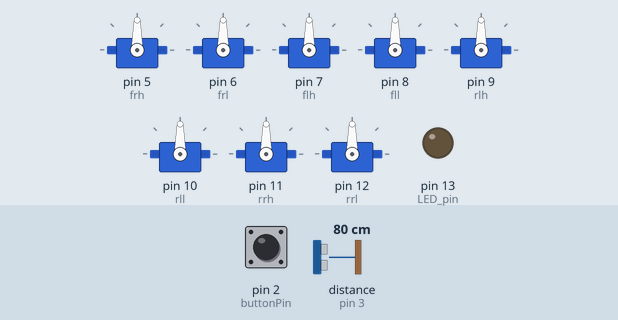
A sketch run on a simulated Arduino Uno, built with avr-gcc and run on an emulated ATmega328P. Shown: 8 × servo, output pins drawn as LEDs (lit = HIGH). Wiring (inferred from the names in the program): ultrasonic range finder: trigger pin 4; echo pin 3. The test bench sets the inputs (shaded band); at power-on: pin 2 (buttonPin) HIGH, distance to the obstacle (sensor on pin 3) 80 cm. The echo pulse lasts 58.3 µs per cm; pins used as bus, display or sensor lines are not drawn; what the sketch prints to the serial monitor is not drawn.

Above: at 2.2 s.
2.3 s: pin 2 (buttonPin) pulled LOW for 0.15 s
At 3.6 s:
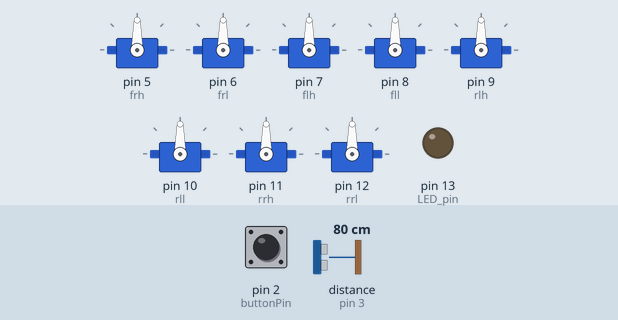
3.9 s: pin 2 (buttonPin) pulled LOW for 3.2 s
At 4.2 s:
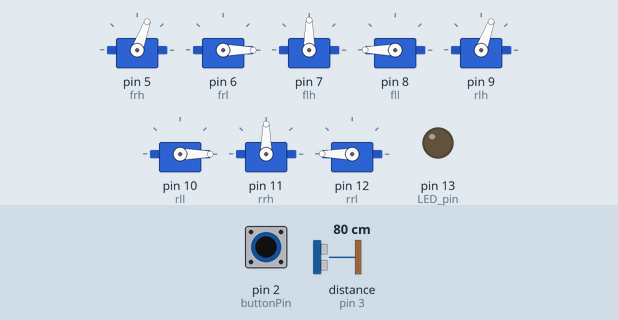
Timing chart, 0 to 8.6 s (numbered marks = the images above; inputs shaded):
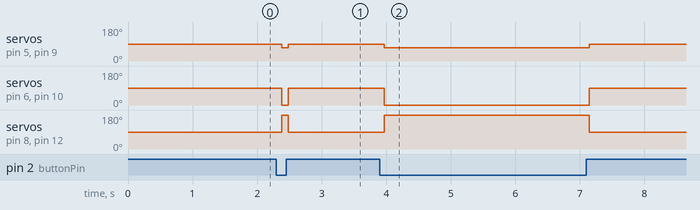

The sketch:

four_leg_robot_debug.ino
```cpp
/***************************************************/
/////////////////////////////////////////////////////
///                                               ///
///    Code for printed Mini 9G Quadruped         ///
///    http://www.thingiverse.com/thing:38159     ///
///    TheCase v.1 Dec2012                        ///
///                                               ///
///    derived from Chopstick Junior 1.0          ///
///    version 1.0.6                              ///
///    by Lutz Michaelis, November 2011           ///
///    more about this robot and contact form:    ///
///    http://letsmakerobots.com/node/29708       ///
///    powered by                                 ///
///    http://www.roboter-selbstgebaut.com        ///
/////////////////////////////////////////////////////

#include <Servo.h>
// set the names of the servos
/*
  frh = front right hip
  frl = front right leg
  flh = front left hip
  fll = front left leg
  rlh = rear left hip
  rll = rear left leg
  rrh = rear right hip
  rrl = rear right leg
  eye = sevor for sensor
*/
Servo frh;
Servo frl;
Servo flh;
Servo fll;
Servo rlh;
Servo rll;
Servo rrh;
Servo rrl;
Servo eye;

// set variables needed for some tasks

//set logical values for physical home position (cheap Chinese servos are cheap!)
int home_frh = 90;
int home_frl = 90;
int home_flh = 90;
int home_fll = 90;
int home_rlh = 90;
int home_rll = 90;
int home_rrh = 90;
int home_rrl = 90;

int b;
int x;
int w;
int up;
int up2;
int up3;
int down;
int down2;
int steps;
int rightsteps;
int leftsteps;
int back;
int pos;
int sensor = A0;
int distance = 0;

unsigned long echo = 0;
int ultraSoundPulse = 4; //trig
int ultraSoundEcho = 3; // Ultrasound signal pin
unsigned long ultrasoundValue = 0;
long echotime; //in micro seconds
const int buttonPin = 2;
int buttonState = 0;


void setup()
{
  pinMode(13, OUTPUT);  // LED pin
  pinMode(buttonPin, INPUT);
  // assign servos to pins and center servos
  frh.attach(5);
  frh.write(home_frh);
  frl.attach(6);
  frl.write(home_frl);
  flh.attach(7);
  flh.write(home_flh);
  fll.attach(8);
  fll.write(home_fll);
  rlh.attach(9);
  rlh.write(home_rlh);
  rll.attach(10);
  rll.write(home_rll);
  rrh.attach(11);
  rrh.write(home_rrh);
  rrl.attach(12);
  rrl.write(home_rrl);
  //
  //eyes
  Serial.begin(9600);
  pinMode(ultraSoundPulse, OUTPUT);
  pinMode(ultraSoundEcho, INPUT);
   digitalWrite(ultraSoundPulse, LOW);
  flatout();
  delay(1000);


}

void idle() // 程序延时(越大走的越慢)
{
  delay(100);
  }

void flatout() //舵机归中位
{
  frh.write(home_frh);
  frl.write(home_frl);
  flh.write(home_flh);
  fll.write(home_fll);
  rlh.write(home_rlh);
  rll.write(home_rll);
  rrh.write(home_rrh);
  rrl.write(home_rrl);
}
void standup()
{
  up2 = 0;
  up3 = 0;
  frh.write(home_frh - 20);
  flh.write(home_flh - 10);
  rlh.write(home_rlh + 30);
  rrh.write(home_rrh - 20);
  for (up = 0; up < 80; up++)
  {
    frl.write(up + home_frl);
    up2 = up2 - 1;
    fll.write(up2 + home_fll);
    delay(20);
  }

  for (up = 0; up < 90; up++)
  {
    rll.write(up + home_rll);
    up3 = up3 - 1;
    rrl.write(up3 + home_rrl);
    delay(15);
  }
}

void sleep()
{
  // hips
  frh.write(home_frh - 20);
  flh.write(home_flh);
  rlh.write(home_rlh - 20);
  rrh.write(home_rrh);
  // legs
  frl.write(home_frl - 90);
  fll.write(home_fll + 90);
  rll.write(home_rll - 90);
  rrl.write(home_rrl + 90);
}

void stand()
{
  frh.write(home_frh - 20);
  frl.write(home_frl + 80);
  delay(20);
  flh.write(home_flh - 10);
  fll.write(home_fll - 70);
  delay(20);
  rlh.write(home_rlh - 10);
  rll.write(home_rll + 80);
  delay(20);
  rrh.write(home_rrh - 20);
  rrl.write(home_rrl - 70);
  delay(20);
}

void forward()
{
  // lift front right leg, move front right hip forward and rear right hip backward, lower front right leg
  rll.write(home_rll + 50); // lower the diagonal opposite leg a bit to keep the balance
  frl.write(home_frl + 30); //orig 140
  idle();
  frh.write(home_frh - 45);
  rrh.write(home_rrh + 60); // orig 90
  idle();
  frl.write(home_frl + 80); //orig 170
  rll.write(home_rll + 60); //orig 170  //put the diagonal opposite leg down to keep the balance
  // lift rear left leg, move rear left hip forward and front right hip backward, lower rear left leg
  frl.write(home_frl + 80); //orig 140 //lower the diagonal opposite leg a bit to keep the balance
  rll.write(home_rll + 50);
  idle();
  rlh.write(home_rlh + 30); //orig 120
  frh.write(home_frh + 20);
  idle();
  rll.write(home_rll + 60); // orig 170
  fll.write(home_fll + 80); // put the diagonal opposite leg down to keep the balance
  // lift front left leg, move front left hip forward and rear left hip backward, lower front left leg
  rrl.write(home_rrl - 20); // orig 50  //lower the diagonal opposite leg a bit to keep the balance
  fll.write(home_fll - 40);
  idle();
  flh.write(home_flh + 60); //orig 110
  rlh.write(home_rlh - 50); //orig 60
  idle();
  fll.write(home_fll - 70);
  rrl.write(home_rrl - 70); // put the diagonal opposite leg down to keep the balance
  // lift rear right leg, move rear right hip forward and front left hip backward, lower rear right leg
  fll.write(home_fll - 40); // lower the diagonal opposite leg a bit to keep the balance
  rrl.write(home_rrl - 40);
  idle();
  rrh.write(home_rrh - 20); //orig 30
  flh.write(home_flh); //orig 50
  idle();
  rrl.write(home_rrl - 50); //orig 20
  fll.write(home_fll - 70); // orig 20 //put the diagonal opposite leg down to keep the balance
  idle();
}

void rightturn()
{
  // lift front right leg, move front right hip forward and rear right hip backward, lower front right leg
  frl.write(home_frl + 60);
  idle();
  frh.write(home_frh - 60);
  rrh.write(home_rrh);
  idle();
  frl.write(home_frl + 80);
  // lift rear left leg, move rear left hip forward and front right hip backward, lower rear left leg
  rll.write(home_rll + 60);
  idle();
  rlh.write(home_rlh + 40);
  frh.write(home_frh + 10);
  idle();
  rll.write(home_rll + 80);
  // lift front left leg, move front left hip forward and rear left hip backward, lower front left leg
  fll.write(home_fll - 50);
  idle();
  flh.write(home_flh + 40);
  rlh.write(home_rlh - 40);
  idle();
  fll.write(home_fll - 70);
  // lift rear right leg, move rear right hip forward and front left hip backward, lower rear right leg
  rrl.write(home_rrl - 30);
  idle();
  rrh.write(home_rrh - 20);
  flh.write(home_flh - 40);
  idle();
  rrl.write(home_rrl - 70);
  idle();
}

void leftturn()
{
  // lift front right leg, move front right hip forward and rear right hip backward, lower front right leg
  frl.write(home_frl + 60);
  idle();
  frh.write(home_frh - 60);
  rrh.write(home_rrh + 10);
  idle();
  frl.write(home_frl + 80);
  // lift rear left leg, move rear left hip forward and front right hip backward, lower rear left leg
  rll.write(home_rll + 60);
  idle();
  rlh.write(home_rlh);
  frh.write(home_frh + 30);
  idle();
  rll.write(home_rll + 80);
  // lift front left leg, move front left hip forward and rear left hip backward, lower front left leg
  fll.write(home_fll - 30);
  idle();
  flh.write(home_flh);
  rlh.write(home_rlh - 30);
  idle();
  fll.write(home_fll - 70);
  // lift rear right leg, move rear right hip forward and front left hip backward, lower rear right leg
  rrl.write(home_rrl - 30);
  idle();
  rrh.write(home_rrh - 60);
  flh.write(home_flh - 10);
  idle();
  rrl.write(home_rrl - 70);
  idle();
}

void backward()
{
  // lift front right leg, move front right hip backward and rear right hip forward, lower front right leg
  frl.write(home_frl + 60);
  idle();
  frh.write(home_frh + 10);
  rrh.write(home_rrh - 40);
  idle();
  frl.write(home_frl + 80);
  // lift rear left leg, move rear left hip backward and front right hip forward, lower rear left leg
  rll.write(home_rll + 40);
  idle();
  rlh.write(home_rlh - 30);
  frh.write(home_frh - 45);
  idle();
  rll.write(home_rll + 80);
  // lift front left leg, move front left hip backward and rear left hip forward, lower front left leg
  fll.write(home_fll - 50);
  idle();
  flh.write(home_flh - 20);
  rlh.write(home_rlh + 30);
  idle();
  fll.write(home_fll - 70);
  // lift rear right leg, move rear right hip backward and front left hip forward, lower rear right leg
  rrl.write(home_rrl - 30);
  idle();
  rrh.write(home_rrh + 20);
  flh.write(home_flh + 20);
  idle();
  rrl.write(home_rrl - 70);
  idle();
}

void laydown() // lay down
{
  frh.write(home_frh - 20);
  flh.write(home_flh - 10);
  for (down = 80; down > 0; down = down - 1) {
    frl.write(home_frl + down);
    down2 = 100 - down;
    fll.write(home_fll + down2);
    delay(15);
  }
  delay(1000);
  rlh.write(home_rlh - 10);
  rrh.write(home_rrh - 20);
  for (down = 80; down > 0; down = down - 1) {
    rll.write(home_rll + down);
    down2 = 100 - down;
    rrl.write(home_rrl + down2);
    delay(15);
  }
}

void gym() // ok, this is not very serious but I needed to cheer me up a bit ;-) just see...
{
  int y;
  frh.write(home_frh - 20);
  rll.write(home_rll + 40);
  delay(200);
  fll.write(home_fll - 50);
  flh.write(home_flh + 20);
  fll.write(home_fll - 70);
  delay(20);
  frl.write(home_frl - 30);
  delay(20);
  rlh.write(home_rlh + 30);
  delay(20);
  rrh.write(home_rrh - 20);
  rrl.write(home_rrl - 70);
  delay(20);
}

void wink()
{
  for (b = 0; b < 3; b++) {
    for (w = -30; w < -70; w = w - 1)
    {
      frl.write(home_frl + w);
      delay(10);
    }
    for (w = -70; w < -30; w++)
    {
      frl.write(home_frl + w);
      delay(10);
    }
    delay(200);
  }
}

void sweep()
{
  for (pos = 20; pos < 160; pos += 1)  // goes from 0 degrees to 180 degrees
  { // in steps of 1 degree
    eye.write(pos);                    // tell servo to go to position in variable 'pos'
    delay(10);                         // waits 15ms for the servo to reach the position
    distance = analogRead(sensor);
    //Serial.print(distance);
    //Serial.print(" - Position ");
    //Serial.print(pos);
    //Serial.println();
  }
  for (pos = 160; pos >= 20; pos -= 1)     // goes from 180 degrees to 0 degrees
  {
    eye.write(pos);                    // tell servo to go to position in variable 'pos'
    delay(10);                         // waits 15ms for the servo to reach the position
    distance = analogRead(sensor);
    //Serial.print(distance);
    //Serial.print(" - Position ");
    //Serial.print(pos);
    //Serial.println();
  }
}

unsigned long ping() //测距
{
  digitalWrite(ultraSoundPulse, HIGH);
  delayMicroseconds(10);
  digitalWrite(ultraSoundPulse, LOW);
  echotime= pulseIn(ultraSoundEcho, HIGH);
  distance= 0.0001*((float)echotime*340.0)/2.0;


}
void test()
{
    digitalWrite(13,HIGH);
   delay(2000);
   digitalWrite(13,LOW);
}
void loop()
{
  if(digitalRead(2)==LOW){
  sleep();}

  else
  {
    flatout();
  }
  ping();
Serial.println(distance);
 delay(100);
}
```

Measured:
- after the input at 2.3 s, servo on pin 5 (frh), servo on pin 9 (rlh): 90° → 70° after 0.08 s, → 90° 0.11 s later; servo on pin 6 (frl), servo on pin 10 (rll): 90° → 0° after 0.08 s, → 90° 0.11 s later; servo on pin 8 (fll), servo on pin 12 (rrl): 90° → 180° after 0.08 s, → 90° 0.11 s later
- after the input at 3.9 s, servo on pin 5 (frh), servo on pin 9 (rlh): 90° → 70° after 0.07 s, → 90° 3.2 s later; servo on pin 6 (frl), servo on pin 10 (rll): 90° → 0° after 0.07 s, → 90° 3.2 s later; servo on pin 8 (fll), servo on pin 12 (rrl): 90° → 180° after 0.07 s, → 90° 3.2 s later
